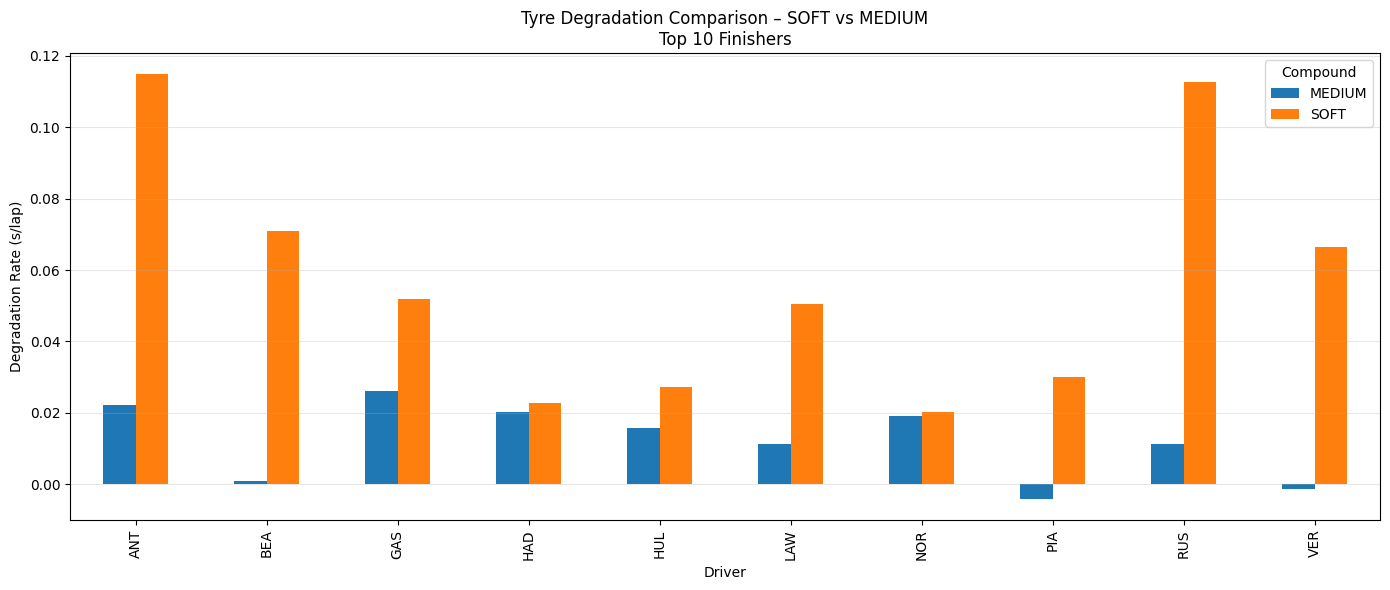

Write Python code to recreate this figure.
import fastf1, os
import pandas as pd
import numpy as np
import matplotlib.pyplot as plt
from pathlib import Path

# ===== CONFIG =====
YEAR = 2025
GP = "Mexican"
SESSION = "R"
COMPOUNDS = ["SOFT", "MEDIUM"]
TOP_N = 10
CACHE_DIR = Path("/content/fastf1_cache")

# ===== CACHE =====
CACHE_DIR.mkdir(parents=True, exist_ok=True)
fastf1.Cache.enable_cache(CACHE_DIR)

# ===== LOAD =====
session = fastf1.get_session(YEAR, GP, SESSION)
session.load()

laps = session.laps
laps = laps[laps["IsAccurate"]].copy()
laps["LapTimeSec"] = laps["LapTime"].dt.total_seconds()

drivers = (
    session.results
    .sort_values("Position")
    .head(TOP_N)["Abbreviation"]
    .tolist()
)

laps = laps[
    laps["Driver"].isin(drivers) &
    laps["PitInTime"].isna() &
    laps["PitOutTime"].isna() &
    laps["Compound"].isin(COMPOUNDS)
]

# ===== REMOVE OUTLIERS (IQR per driver, compound, stint) =====
clean = []

for (d, c, s), dl in laps.groupby(["Driver","Compound","Stint"]):
    if len(dl) < 5:
        continue
    q1, q3 = dl["LapTimeSec"].quantile([0.25, 0.75])
    iqr = q3 - q1
    dl = dl[(dl["LapTimeSec"] >= q1-1.5*iqr) & (dl["LapTimeSec"] <= q3+1.5*iqr)]
    clean.append(dl)

clean = pd.concat(clean)

# ===== CALCULATE DEGRADATION SLOPE =====
records = []

for (d, c), dl in clean.groupby(["Driver","Compound"]):
    stint_id = dl.groupby("Stint").size().idxmax()
    st = dl[dl["Stint"] == stint_id]
    if len(st) < 5:
        continue
    slope = np.polyfit(st["TyreLife"], st["LapTimeSec"], 1)[0]
    records.append({"Driver": d, "Compound": c, "Degradation_s_per_lap": slope})

deg = pd.DataFrame(records)

# ===== PLOT =====
pivot = deg.pivot(index="Driver", columns="Compound", values="Degradation_s_per_lap")
pivot.plot(kind="bar", figsize=(14,6))

plt.title("Tyre Degradation Comparison – SOFT vs MEDIUM\nTop 10 Finishers")
plt.ylabel("Degradation Rate (s/lap)")
plt.grid(axis="y", alpha=0.3)
plt.tight_layout()
plt.show()

pivot
